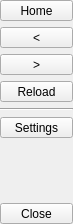
<?xml version="1.0" encoding="UTF-8"?>
<ui version="4.0">
 <class>NavigationBar</class>
 <widget class="QWidget" name="NavigationBar">
  <property name="geometry">
   <rect>
    <x>0</x>
    <y>0</y>
    <width>73</width>
    <height>224</height>
   </rect>
  </property>
  <layout class="QVBoxLayout" name="verticalLayout">
   <property name="leftMargin">
    <number>0</number>
   </property>
   <property name="topMargin">
    <number>0</number>
   </property>
   <property name="rightMargin">
    <number>0</number>
   </property>
   <property name="bottomMargin">
    <number>0</number>
   </property>
   <item>
    <widget class="QToolButton" name="toolButton_Home">
     <property name="sizePolicy">
      <sizepolicy hsizetype="Preferred" vsizetype="Fixed">
       <horstretch>0</horstretch>
       <verstretch>0</verstretch>
      </sizepolicy>
     </property>
     <property name="text">
      <string>Home</string>
     </property>
     <property name="icon">
      <iconset>
       <normaloff>:/resources/images/web/home.png</normaloff>:/resources/images/web/home.png</iconset>
     </property>
     <property name="iconSize">
      <size>
       <width>32</width>
       <height>32</height>
      </size>
     </property>
    </widget>
   </item>
   <item>
    <widget class="QToolButton" name="toolButton_Back">
     <property name="sizePolicy">
      <sizepolicy hsizetype="Preferred" vsizetype="Fixed">
       <horstretch>0</horstretch>
       <verstretch>0</verstretch>
      </sizepolicy>
     </property>
     <property name="text">
      <string>&lt;</string>
     </property>
     <property name="icon">
      <iconset>
       <normaloff>:/resources/images/web/back.png</normaloff>:/resources/images/web/back.png</iconset>
     </property>
     <property name="iconSize">
      <size>
       <width>32</width>
       <height>32</height>
      </size>
     </property>
    </widget>
   </item>
   <item>
    <widget class="QToolButton" name="toolButton_Forward">
     <property name="sizePolicy">
      <sizepolicy hsizetype="Preferred" vsizetype="Fixed">
       <horstretch>0</horstretch>
       <verstretch>0</verstretch>
      </sizepolicy>
     </property>
     <property name="text">
      <string>&gt;</string>
     </property>
     <property name="icon">
      <iconset>
       <normaloff>:/resources/images/web/forward.png</normaloff>:/resources/images/web/forward.png</iconset>
     </property>
     <property name="iconSize">
      <size>
       <width>32</width>
       <height>32</height>
      </size>
     </property>
    </widget>
   </item>
   <item>
    <widget class="QToolButton" name="toolButton_Reload">
     <property name="sizePolicy">
      <sizepolicy hsizetype="Preferred" vsizetype="Fixed">
       <horstretch>0</horstretch>
       <verstretch>0</verstretch>
      </sizepolicy>
     </property>
     <property name="text">
      <string>Reload</string>
     </property>
     <property name="icon">
      <iconset>
       <normaloff>:/resources/images/web/reload.png</normaloff>:/resources/images/web/reload.png</iconset>
     </property>
     <property name="iconSize">
      <size>
       <width>32</width>
       <height>32</height>
      </size>
     </property>
    </widget>
   </item>
   <item>
    <widget class="Line" name="line">
     <property name="orientation">
      <enum>Qt::Orientation::Horizontal</enum>
     </property>
    </widget>
   </item>
   <item>
    <widget class="QToolButton" name="toolButton_Settings">
     <property name="sizePolicy">
      <sizepolicy hsizetype="Preferred" vsizetype="Fixed">
       <horstretch>0</horstretch>
       <verstretch>0</verstretch>
      </sizepolicy>
     </property>
     <property name="text">
      <string>Settings</string>
     </property>
     <property name="icon">
      <iconset>
       <normaloff>:/resources/images/web/wheel.png</normaloff>:/resources/images/web/wheel.png</iconset>
     </property>
     <property name="iconSize">
      <size>
       <width>32</width>
       <height>32</height>
      </size>
     </property>
    </widget>
   </item>
   <item>
    <spacer name="verticalSpacer">
     <property name="orientation">
      <enum>Qt::Orientation::Vertical</enum>
     </property>
     <property name="sizeHint" stdset="0">
      <size>
       <width>20</width>
       <height>40</height>
      </size>
     </property>
    </spacer>
   </item>
   <item>
    <widget class="QToolButton" name="toolButton_Close">
     <property name="sizePolicy">
      <sizepolicy hsizetype="Preferred" vsizetype="Fixed">
       <horstretch>0</horstretch>
       <verstretch>0</verstretch>
      </sizepolicy>
     </property>
     <property name="icon">
      <iconset>
       <normaloff>:/resources/images/web/close.png</normaloff>:/resources/images/web/close.png</iconset>
     </property>
     <property name="iconSize">
      <size>
       <width>32</width>
       <height>32</height>
      </size>
     </property>
     <property name="text">
      <string>Close</string>
     </property>
    </widget>
   </item>
  </layout>
 </widget>
 <resources/>
 <connections/>
</ui>
